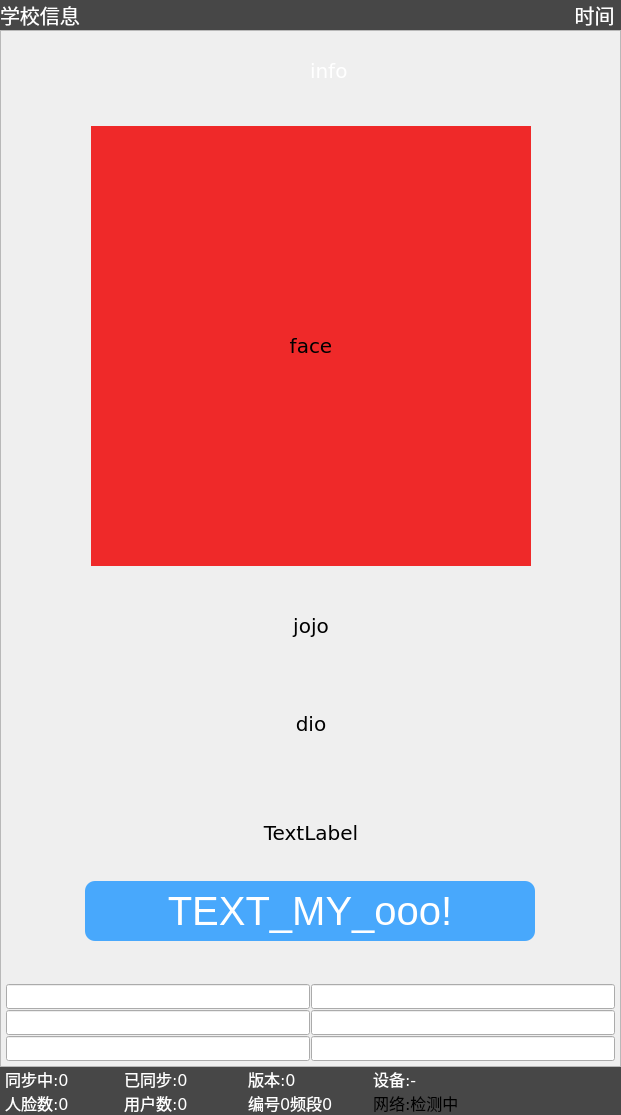
<?xml version="1.0" encoding="UTF-8"?>
<ui version="4.0">
 <class>MyWindow</class>
 <widget class="QMainWindow" name="MyWindow">
  <property name="geometry">
   <rect>
    <x>0</x>
    <y>0</y>
    <width>621</width>
    <height>1115</height>
   </rect>
  </property>
  <property name="minimumSize">
   <size>
    <width>0</width>
    <height>0</height>
   </size>
  </property>
  <property name="font">
   <font>
    <pointsize>12</pointsize>
   </font>
  </property>
  <property name="windowTitle">
   <string>MainWindow</string>
  </property>
  <widget class="QWidget" name="centralWidget">
   <layout class="QVBoxLayout" name="verticalLayout_4" stretch="1,15,1">
    <property name="spacing">
     <number>0</number>
    </property>
    <property name="leftMargin">
     <number>0</number>
    </property>
    <property name="topMargin">
     <number>0</number>
    </property>
    <property name="rightMargin">
     <number>0</number>
    </property>
    <property name="bottomMargin">
     <number>0</number>
    </property>
    <item>
     <layout class="QHBoxLayout" name="horizontalLayout_3" stretch="1,1">
      <property name="spacing">
       <number>0</number>
      </property>
      <item>
       <widget class="QLabel" name="label_school">
        <property name="font">
         <font>
          <family>DejaVu Sans</family>
          <pointsize>15</pointsize>
         </font>
        </property>
        <property name="styleSheet">
         <string notr="true">background-color: rgb(0, 0, 0, 70%);
color: rgb(255, 255, 255);</string>
        </property>
        <property name="lineWidth">
         <number>0</number>
        </property>
        <property name="text">
         <string>学校信息</string>
        </property>
       </widget>
      </item>
      <item>
       <widget class="QLabel" name="label_time">
        <property name="font">
         <font>
          <family>DejaVu Sans</family>
          <pointsize>15</pointsize>
         </font>
        </property>
        <property name="styleSheet">
         <string notr="true">background-color: rgb(0, 0, 0, 70%);
color: rgb(255, 255, 255);</string>
        </property>
        <property name="lineWidth">
         <number>0</number>
        </property>
        <property name="text">
         <string>时间 </string>
        </property>
        <property name="alignment">
         <set>Qt::AlignRight|Qt::AlignTrailing|Qt::AlignVCenter</set>
        </property>
       </widget>
      </item>
     </layout>
    </item>
    <item>
     <widget class="QWidget" name="widget_imgbj" native="true">
      <layout class="QGridLayout" name="gridLayout_3">
       <property name="leftMargin">
        <number>0</number>
       </property>
       <property name="topMargin">
        <number>0</number>
       </property>
       <property name="rightMargin">
        <number>0</number>
       </property>
       <property name="bottomMargin">
        <number>0</number>
       </property>
       <property name="spacing">
        <number>0</number>
       </property>
       <item row="0" column="0">
        <widget class="QFrame" name="frame_bj">
         <property name="frameShape">
          <enum>QFrame::StyledPanel</enum>
         </property>
         <property name="frameShadow">
          <enum>QFrame::Raised</enum>
         </property>
         <property name="lineWidth">
          <number>0</number>
         </property>
         <layout class="QVBoxLayout" name="verticalLayout_5">
          <property name="spacing">
           <number>3</number>
          </property>
          <property name="leftMargin">
           <number>5</number>
          </property>
          <property name="topMargin">
           <number>5</number>
          </property>
          <property name="rightMargin">
           <number>5</number>
          </property>
          <property name="bottomMargin">
           <number>5</number>
          </property>
          <item>
           <widget class="QWidget" name="widget" native="true">
            <property name="minimumSize">
             <size>
              <width>0</width>
              <height>70</height>
             </size>
            </property>
            <property name="maximumSize">
             <size>
              <width>16777215</width>
              <height>80</height>
             </size>
            </property>
            <property name="font">
             <font>
              <pointsize>20</pointsize>
             </font>
            </property>
            <layout class="QGridLayout" name="gridLayout">
             <property name="leftMargin">
              <number>30</number>
             </property>
             <property name="topMargin">
              <number>0</number>
             </property>
             <property name="rightMargin">
              <number>30</number>
             </property>
             <property name="bottomMargin">
              <number>0</number>
             </property>
             <item row="0" column="0">
              <widget class="QWidget" name="widget_info" native="true">
               <property name="styleSheet">
                <string notr="true">border-radius:10px;</string>
               </property>
               <layout class="QHBoxLayout" name="horizontalLayout_4">
                <property name="sizeConstraint">
                 <enum>QLayout::SetMinAndMaxSize</enum>
                </property>
                <property name="topMargin">
                 <number>0</number>
                </property>
                <property name="bottomMargin">
                 <number>0</number>
                </property>
                <item>
                 <spacer name="horizontalSpacer_3">
                  <property name="orientation">
                   <enum>Qt::Horizontal</enum>
                  </property>
                  <property name="sizeHint" stdset="0">
                   <size>
                    <width>40</width>
                    <height>20</height>
                   </size>
                  </property>
                 </spacer>
                </item>
                <item>
                 <widget class="QLabel" name="label_t">
                  <property name="minimumSize">
                   <size>
                    <width>30</width>
                    <height>30</height>
                   </size>
                  </property>
                  <property name="maximumSize">
                   <size>
                    <width>30</width>
                    <height>30</height>
                   </size>
                  </property>
                  <property name="styleSheet">
                   <string notr="true">background-color: rgb(255, 255, 255, 0%);</string>
                  </property>
                  <property name="text">
                   <string/>
                  </property>
                  <property name="alignment">
                   <set>Qt::AlignCenter</set>
                  </property>
                 </widget>
                </item>
                <item>
                 <widget class="QLabel" name="label_info">
                  <property name="maximumSize">
                   <size>
                    <width>16777215</width>
                    <height>16777215</height>
                   </size>
                  </property>
                  <property name="font">
                   <font>
                    <family>DejaVu Sans</family>
                    <pointsize>15</pointsize>
                   </font>
                  </property>
                  <property name="styleSheet">
                   <string notr="true">color: rgb(255, 255, 255);</string>
                  </property>
                  <property name="text">
                   <string>info</string>
                  </property>
                  <property name="textFormat">
                   <enum>Qt::AutoText</enum>
                  </property>
                  <property name="scaledContents">
                   <bool>false</bool>
                  </property>
                  <property name="alignment">
                   <set>Qt::AlignLeading|Qt::AlignLeft|Qt::AlignVCenter</set>
                  </property>
                  <property name="wordWrap">
                   <bool>true</bool>
                  </property>
                  <property name="margin">
                   <number>0</number>
                  </property>
                 </widget>
                </item>
                <item>
                 <spacer name="horizontalSpacer_4">
                  <property name="orientation">
                   <enum>Qt::Horizontal</enum>
                  </property>
                  <property name="sizeHint" stdset="0">
                   <size>
                    <width>40</width>
                    <height>20</height>
                   </size>
                  </property>
                 </spacer>
                </item>
               </layout>
              </widget>
             </item>
            </layout>
           </widget>
          </item>
          <item>
           <spacer name="verticalSpacer_4">
            <property name="orientation">
             <enum>Qt::Vertical</enum>
            </property>
            <property name="sizeHint" stdset="0">
             <size>
              <width>28</width>
              <height>211</height>
             </size>
            </property>
           </spacer>
          </item>
          <item>
           <layout class="QHBoxLayout" name="horizontalLayout_5">
            <item>
             <spacer name="horizontalSpacer">
              <property name="orientation">
               <enum>Qt::Horizontal</enum>
              </property>
              <property name="sizeHint" stdset="0">
               <size>
                <width>13</width>
                <height>744</height>
               </size>
              </property>
             </spacer>
            </item>
            <item>
             <layout class="QVBoxLayout" name="verticalLayout_2" stretch="0">
              <property name="spacing">
               <number>10</number>
              </property>
              <property name="leftMargin">
               <number>40</number>
              </property>
              <property name="rightMargin">
               <number>40</number>
              </property>
              <property name="bottomMargin">
               <number>0</number>
              </property>
              <item>
               <widget class="QWidget" name="widget_fu" native="true">
                <property name="minimumSize">
                 <size>
                  <width>450</width>
                  <height>450</height>
                 </size>
                </property>
                <property name="maximumSize">
                 <size>
                  <width>2000</width>
                  <height>2000</height>
                 </size>
                </property>
                <property name="layoutDirection">
                 <enum>Qt::LeftToRight</enum>
                </property>
                <layout class="QVBoxLayout" name="verticalLayout_6">
                 <property name="leftMargin">
                  <number>20</number>
                 </property>
                 <property name="topMargin">
                  <number>0</number>
                 </property>
                 <property name="rightMargin">
                  <number>20</number>
                 </property>
                 <property name="bottomMargin">
                  <number>0</number>
                 </property>
                 <item>
                  <widget class="QWidget" name="widget_face" native="true">
                   <property name="minimumSize">
                    <size>
                     <width>450</width>
                     <height>450</height>
                    </size>
                   </property>
                   <layout class="QGridLayout" name="gridLayout_4">
                    <property name="leftMargin">
                     <number>0</number>
                    </property>
                    <property name="topMargin">
                     <number>0</number>
                    </property>
                    <property name="rightMargin">
                     <number>0</number>
                    </property>
                    <property name="bottomMargin">
                     <number>0</number>
                    </property>
                    <property name="spacing">
                     <number>0</number>
                    </property>
                    <item row="0" column="0">
                     <widget class="QLabel" name="label_faceimg">
                      <property name="minimumSize">
                       <size>
                        <width>400</width>
                        <height>400</height>
                       </size>
                      </property>
                      <property name="maximumSize">
                       <size>
                        <width>440</width>
                        <height>440</height>
                       </size>
                      </property>
                      <property name="sizeIncrement">
                       <size>
                        <width>0</width>
                        <height>0</height>
                       </size>
                      </property>
                      <property name="baseSize">
                       <size>
                        <width>0</width>
                        <height>0</height>
                       </size>
                      </property>
                      <property name="font">
                       <font>
                        <family>DejaVu Sans</family>
                        <pointsize>15</pointsize>
                       </font>
                      </property>
                      <property name="styleSheet">
                       <string notr="true">background-color: rgb(239, 41, 41);</string>
                      </property>
                      <property name="text">
                       <string>face</string>
                      </property>
                      <property name="alignment">
                       <set>Qt::AlignCenter</set>
                      </property>
                     </widget>
                    </item>
                   </layout>
                  </widget>
                 </item>
                 <item>
                  <widget class="QWidget" name="widget_user" native="true">
                   <property name="minimumSize">
                    <size>
                     <width>0</width>
                     <height>234</height>
                    </size>
                   </property>
                   <property name="styleSheet">
                    <string notr="true"/>
                   </property>
                   <layout class="QVBoxLayout" name="verticalLayout" stretch="3,3,0,2">
                    <property name="spacing">
                     <number>0</number>
                    </property>
                    <property name="leftMargin">
                     <number>0</number>
                    </property>
                    <property name="topMargin">
                     <number>0</number>
                    </property>
                    <property name="rightMargin">
                     <number>0</number>
                    </property>
                    <property name="bottomMargin">
                     <number>0</number>
                    </property>
                    <item>
                     <widget class="QLabel" name="label_username">
                      <property name="font">
                       <font>
                        <family>DejaVu Sans</family>
                        <pointsize>15</pointsize>
                        <weight>50</weight>
                        <bold>false</bold>
                       </font>
                      </property>
                      <property name="styleSheet">
                       <string notr="true"/>
                      </property>
                      <property name="text">
                       <string>jojo</string>
                      </property>
                      <property name="alignment">
                       <set>Qt::AlignCenter</set>
                      </property>
                     </widget>
                    </item>
                    <item>
                     <widget class="QLabel" name="label_userclass">
                      <property name="font">
                       <font>
                        <family>DejaVu Sans</family>
                        <pointsize>15</pointsize>
                        <weight>50</weight>
                        <bold>false</bold>
                       </font>
                      </property>
                      <property name="styleSheet">
                       <string notr="true"/>
                      </property>
                      <property name="text">
                       <string>dio</string>
                      </property>
                      <property name="alignment">
                       <set>Qt::AlignCenter</set>
                      </property>
                     </widget>
                    </item>
                    <item>
                     <layout class="QHBoxLayout" name="horizontalLayout_6">
                      <property name="leftMargin">
                       <number>20</number>
                      </property>
                      <property name="rightMargin">
                       <number>20</number>
                      </property>
                      <property name="bottomMargin">
                       <number>0</number>
                      </property>
                      <item>
                       <widget class="QLabel" name="label_z">
                        <property name="maximumSize">
                         <size>
                          <width>16777215</width>
                          <height>28</height>
                         </size>
                        </property>
                        <property name="text">
                         <string/>
                        </property>
                        <property name="alignment">
                         <set>Qt::AlignRight|Qt::AlignTrailing|Qt::AlignVCenter</set>
                        </property>
                       </widget>
                      </item>
                      <item>
                       <widget class="QLabel" name="label_mt">
                        <property name="minimumSize">
                         <size>
                          <width>28</width>
                          <height>28</height>
                         </size>
                        </property>
                        <property name="maximumSize">
                         <size>
                          <width>28</width>
                          <height>28</height>
                         </size>
                        </property>
                        <property name="text">
                         <string/>
                        </property>
                        <property name="alignment">
                         <set>Qt::AlignCenter</set>
                        </property>
                       </widget>
                      </item>
                      <item>
                       <widget class="QLabel" name="label_y">
                        <property name="maximumSize">
                         <size>
                          <width>16777215</width>
                          <height>28</height>
                         </size>
                        </property>
                        <property name="text">
                         <string/>
                        </property>
                       </widget>
                      </item>
                     </layout>
                    </item>
                    <item>
                     <widget class="QLabel" name="label_mj">
                      <property name="font">
                       <font>
                        <family>DejaVu Sans</family>
                        <pointsize>15</pointsize>
                       </font>
                      </property>
                      <property name="text">
                       <string>TextLabel</string>
                      </property>
                      <property name="alignment">
                       <set>Qt::AlignCenter</set>
                      </property>
                     </widget>
                    </item>
                   </layout>
                  </widget>
                 </item>
                </layout>
               </widget>
              </item>
             </layout>
            </item>
            <item>
             <spacer name="horizontalSpacer_2">
              <property name="orientation">
               <enum>Qt::Horizontal</enum>
              </property>
              <property name="sizeHint" stdset="0">
               <size>
                <width>13</width>
                <height>744</height>
               </size>
              </property>
             </spacer>
            </item>
           </layout>
          </item>
          <item>
           <spacer name="verticalSpacer_2">
            <property name="orientation">
             <enum>Qt::Vertical</enum>
            </property>
            <property name="sizeHint" stdset="0">
             <size>
              <width>20</width>
              <height>211</height>
             </size>
            </property>
           </spacer>
          </item>
          <item>
           <widget class="QWidget" name="widget_tem" native="true">
            <property name="minimumSize">
             <size>
              <width>0</width>
              <height>0</height>
             </size>
            </property>
            <layout class="QGridLayout" name="gridLayout_5">
             <property name="leftMargin">
              <number>40</number>
             </property>
             <property name="topMargin">
              <number>0</number>
             </property>
             <property name="rightMargin">
              <number>40</number>
             </property>
             <property name="bottomMargin">
              <number>40</number>
             </property>
             <property name="spacing">
              <number>0</number>
             </property>
             <item row="0" column="0">
              <widget class="QWidget" name="widget_3" native="true">
               <property name="minimumSize">
                <size>
                 <width>0</width>
                 <height>60</height>
                </size>
               </property>
               <layout class="QGridLayout" name="gridLayout_6">
                <property name="leftMargin">
                 <number>0</number>
                </property>
                <property name="topMargin">
                 <number>0</number>
                </property>
                <property name="rightMargin">
                 <number>0</number>
                </property>
                <property name="bottomMargin">
                 <number>0</number>
                </property>
                <property name="spacing">
                 <number>0</number>
                </property>
                <item row="0" column="0">
                 <widget class="QLabel" name="label_tem">
                  <property name="minimumSize">
                   <size>
                    <width>0</width>
                    <height>60</height>
                   </size>
                  </property>
                  <property name="maximumSize">
                   <size>
                    <width>450</width>
                    <height>16777215</height>
                   </size>
                  </property>
                  <property name="font">
                   <font>
                    <pointsize>30</pointsize>
                   </font>
                  </property>
                  <property name="styleSheet">
                   <string notr="true">background-color: rgb(30,150,255, 80%);
border-radius:10px;
color: rgb(255, 255, 255);</string>
                  </property>
                  <property name="text">
                   <string>TEXT_MY_ooo!</string>
                  </property>
                  <property name="alignment">
                   <set>Qt::AlignCenter</set>
                  </property>
                 </widget>
                </item>
               </layout>
              </widget>
             </item>
            </layout>
           </widget>
          </item>
          <item>
           <widget class="QWidget" name="widget_2" native="true">
            <property name="minimumSize">
             <size>
              <width>0</width>
              <height>0</height>
             </size>
            </property>
            <layout class="QGridLayout" name="gridLayout_2">
             <property name="leftMargin">
              <number>0</number>
             </property>
             <property name="topMargin">
              <number>0</number>
             </property>
             <property name="rightMargin">
              <number>0</number>
             </property>
             <property name="bottomMargin">
              <number>0</number>
             </property>
             <property name="spacing">
              <number>1</number>
             </property>
             <item row="0" column="0">
              <widget class="QLineEdit" name="lineEdit_img">
               <property name="minimumSize">
                <size>
                 <width>0</width>
                 <height>0</height>
                </size>
               </property>
               <property name="font">
                <font>
                 <family>DejaVu Sans</family>
                 <pointsize>10</pointsize>
                </font>
               </property>
               <property name="text">
                <string/>
               </property>
              </widget>
             </item>
             <item row="0" column="1">
              <widget class="QLineEdit" name="lineEdit_wefunc">
               <property name="minimumSize">
                <size>
                 <width>0</width>
                 <height>0</height>
                </size>
               </property>
               <property name="font">
                <font>
                 <family>DejaVu Sans</family>
                 <pointsize>10</pointsize>
                </font>
               </property>
              </widget>
             </item>
             <item row="1" column="0">
              <widget class="QLineEdit" name="lineEdit_hj">
               <property name="minimumSize">
                <size>
                 <width>0</width>
                 <height>0</height>
                </size>
               </property>
               <property name="font">
                <font>
                 <family>DejaVu Sans</family>
                 <pointsize>10</pointsize>
                </font>
               </property>
               <property name="text">
                <string/>
               </property>
              </widget>
             </item>
             <item row="1" column="1">
              <widget class="QLineEdit" name="lineEdit_taks">
               <property name="minimumSize">
                <size>
                 <width>0</width>
                 <height>0</height>
                </size>
               </property>
               <property name="font">
                <font>
                 <family>DejaVu Sans</family>
                 <pointsize>10</pointsize>
                </font>
               </property>
               <property name="text">
                <string/>
               </property>
              </widget>
             </item>
             <item row="2" column="0">
              <widget class="QLineEdit" name="lineEdit_up">
               <property name="minimumSize">
                <size>
                 <width>0</width>
                 <height>0</height>
                </size>
               </property>
               <property name="font">
                <font>
                 <family>DejaVu Sans</family>
                 <pointsize>10</pointsize>
                </font>
               </property>
               <property name="text">
                <string/>
               </property>
              </widget>
             </item>
             <item row="2" column="1">
              <widget class="QLineEdit" name="lineEdit_upimg">
               <property name="minimumSize">
                <size>
                 <width>0</width>
                 <height>0</height>
                </size>
               </property>
               <property name="font">
                <font>
                 <family>DejaVu Sans</family>
                 <pointsize>10</pointsize>
                </font>
               </property>
               <property name="text">
                <string/>
               </property>
              </widget>
             </item>
            </layout>
           </widget>
          </item>
         </layout>
        </widget>
       </item>
      </layout>
     </widget>
    </item>
    <item>
     <layout class="QVBoxLayout" name="verticalLayout_3">
      <property name="spacing">
       <number>0</number>
      </property>
      <item>
       <layout class="QHBoxLayout" name="horizontalLayout_2" stretch="1,1,1,2">
        <property name="spacing">
         <number>0</number>
        </property>
        <item>
         <widget class="QLabel" name="label_insync">
          <property name="font">
           <font>
            <family>DejaVu Sans</family>
            <pointsize>12</pointsize>
           </font>
          </property>
          <property name="styleSheet">
           <string notr="true">background-color: rgb(0, 0, 0, 70%);
color: rgb(255, 255, 255);</string>
          </property>
          <property name="lineWidth">
           <number>0</number>
          </property>
          <property name="text">
           <string> 同步中:0</string>
          </property>
         </widget>
        </item>
        <item>
         <widget class="QLabel" name="label_allsync">
          <property name="font">
           <font>
            <family>DejaVu Sans</family>
            <pointsize>12</pointsize>
           </font>
          </property>
          <property name="styleSheet">
           <string notr="true">background-color: rgb(0, 0, 0, 70%);
color: rgb(255, 255, 255);</string>
          </property>
          <property name="lineWidth">
           <number>0</number>
          </property>
          <property name="text">
           <string>已同步:0</string>
          </property>
         </widget>
        </item>
        <item>
         <widget class="QLabel" name="label_version">
          <property name="font">
           <font>
            <family>DejaVu Sans</family>
            <pointsize>12</pointsize>
           </font>
          </property>
          <property name="styleSheet">
           <string notr="true">background-color: rgb(0, 0, 0, 70%);
color: rgb(255, 255, 255);</string>
          </property>
          <property name="lineWidth">
           <number>0</number>
          </property>
          <property name="text">
           <string>版本:0</string>
          </property>
         </widget>
        </item>
        <item>
         <widget class="QLabel" name="label_device">
          <property name="font">
           <font>
            <family>DejaVu Sans</family>
            <pointsize>12</pointsize>
           </font>
          </property>
          <property name="styleSheet">
           <string notr="true">background-color: rgb(0, 0, 0, 70%);
color: rgb(255, 255, 255);</string>
          </property>
          <property name="lineWidth">
           <number>0</number>
          </property>
          <property name="text">
           <string>设备:-</string>
          </property>
         </widget>
        </item>
       </layout>
      </item>
      <item>
       <layout class="QHBoxLayout" name="horizontalLayout" stretch="1,1,1,2">
        <property name="spacing">
         <number>0</number>
        </property>
        <item>
         <widget class="QLabel" name="label_facenum">
          <property name="font">
           <font>
            <family>DejaVu Sans</family>
            <pointsize>12</pointsize>
           </font>
          </property>
          <property name="styleSheet">
           <string notr="true">background-color: rgb(0, 0, 0, 70%);
color: rgb(255, 255, 255);</string>
          </property>
          <property name="text">
           <string> 人脸数:0</string>
          </property>
         </widget>
        </item>
        <item>
         <widget class="QLabel" name="label_usernum">
          <property name="font">
           <font>
            <family>DejaVu Sans</family>
            <pointsize>12</pointsize>
           </font>
          </property>
          <property name="styleSheet">
           <string notr="true">background-color: rgb(0, 0, 0, 70%);
color: rgb(255, 255, 255);</string>
          </property>
          <property name="text">
           <string>用户数:0</string>
          </property>
         </widget>
        </item>
        <item>
         <widget class="QLabel" name="label_number">
          <property name="font">
           <font>
            <family>DejaVu Sans</family>
            <pointsize>12</pointsize>
           </font>
          </property>
          <property name="styleSheet">
           <string notr="true">background-color: rgb(0, 0, 0, 70%);
color: rgb(255, 255, 255);</string>
          </property>
          <property name="text">
           <string>编号0频段0</string>
          </property>
         </widget>
        </item>
        <item>
         <widget class="QLabel" name="label_network">
          <property name="font">
           <font>
            <family>DejaVu Sans</family>
            <pointsize>12</pointsize>
           </font>
          </property>
          <property name="styleSheet">
           <string notr="true">background-color: rgb(0, 0, 0, 70%);</string>
          </property>
          <property name="text">
           <string>网络:检测中</string>
          </property>
         </widget>
        </item>
       </layout>
      </item>
     </layout>
    </item>
   </layout>
  </widget>
 </widget>
 <layoutdefault spacing="6" margin="11"/>
 <resources/>
 <connections/>
</ui>
